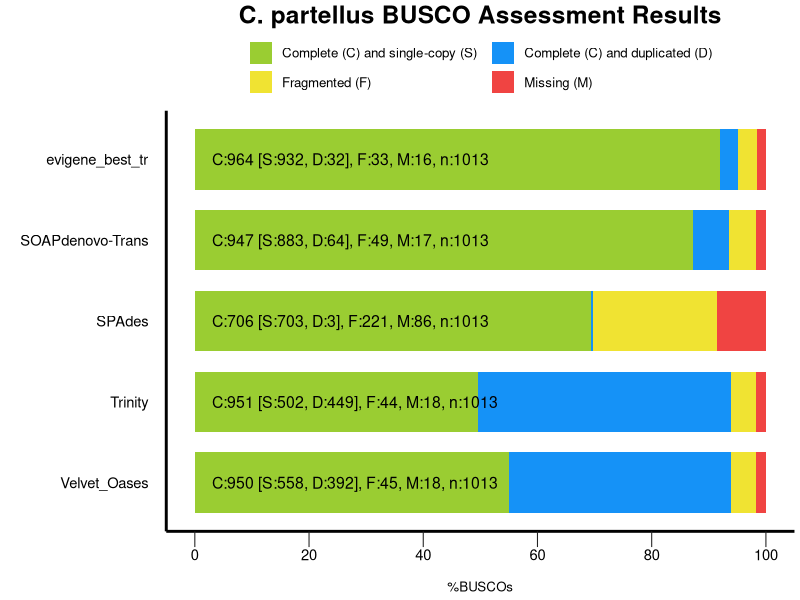

R code for this plot:
######################################
#
# BUSCO summary figure
# @version 4.0.0
# @since BUSCO 2.0.0
# 
# Copyright (c) 2016-2023, Evgeny Zdobnov (ez@ezlab.org)
# Licensed under the MIT license. See LICENSE.md file.
#
######################################

# Load the required libraries
library(ggplot2)
library("grid")

# !!! CONFIGURE YOUR PLOT HERE !!! 
# Output
my_output <- paste("refined_graph/","busco_figure.png",sep="/") 
my_width <- 20
my_height <- 15
my_unit <- "cm"

# Colors
my_colors <- c("yellowgreen", "#1592F7", "#F0E332", "#F04442")
# Bar height ratio
my_bar_height <- 0.75

# Legend
my_title <- "C. partellus BUSCO Assessment Results"

# Font
my_family <- "sans"
my_size_ratio <- 1

# !!! SEE YOUR DATA HERE !!! 
# Your data as generated by python, remove or add more
my_species <- c('SPAdes', 'SPAdes', 'SPAdes', 'SPAdes', 'Trinity', 'Trinity', 'Trinity', 'Trinity', 'evigene_best_tr', 'evigene_best_tr', 'evigene_best_tr', 'evigene_best_tr', 'SOAPdenovo-Trans', 'SOAPdenovo-Trans', 'SOAPdenovo-Trans', 'SOAPdenovo-Trans', 'Velvet_Oases', 'Velvet_Oases', 'Velvet_Oases', 'Velvet_Oases')
my_species <- factor(my_species)
my_species <- factor(my_species,levels(my_species)[c(length(levels(my_species)):1)]) # reorder your species here just by changing the values in the vector :
my_percentage <- c(69.4, 0.3, 21.8, 8.5, 49.6, 44.3, 4.3, 1.8, 92.0, 3.2, 3.3, 1.5, 87.2, 6.3, 4.8, 1.7, 55.1, 38.7, 4.4, 1.8)
my_values <- c(703, 3, 221, 86, 502, 449, 44, 18, 932, 32, 33, 16, 883, 64, 49, 17, 558, 392, 45, 18)

######################################
######################################
######################################
# Code to produce the graph
labsize = 1
if (length(levels(my_species)) > 10){
  labsize = 0.66
}
print("Plotting the figure ...")
category <- c(rep(c("S","D","F","M"),c(1)))
category <-factor(category)
category = factor(category,levels(category)[c(4,1,2,3)])
df = data.frame(my_species,my_percentage,my_values,category)

figure <- ggplot() + 
  
  geom_bar(aes(y = my_percentage, x = my_species, fill = category), position = position_stack(reverse = TRUE), data = df, stat="identity", width=my_bar_height) + 
  coord_flip() + 
  theme_gray(base_size = 8) + 
  scale_y_continuous(labels = c("0","20","40","60","80","100"), breaks = c(0,20,40,60,80,100)) + 
  scale_fill_manual(values = my_colors,labels =c(" Complete (C) and single-copy (S)  ",
                                                 " Complete (C) and duplicated (D)",
                                                 " Fragmented (F)  ",
                                                 " Missing (M)")) +   
  ggtitle(my_title) + 
  xlab("") + 
  ylab("\n%BUSCOs") + 
  
  theme(plot.title = element_text(family=my_family, hjust=0.5, colour = "black", size = rel(2.2)*my_size_ratio, face = "bold")) + 
  theme(legend.position="top",legend.title = element_blank()) + 
  theme(legend.text = element_text(family=my_family, size = rel(1.2)*my_size_ratio)) + 
  theme(panel.background = element_rect(color="#FFFFFF", fill="white")) + 
  theme(panel.grid.minor = element_blank()) + 
  theme(panel.grid.major = element_blank()) +
  theme(axis.text.y = element_text(family=my_family, colour = "black", size = rel(1.66)*my_size_ratio)) + 
  theme(axis.text.x = element_text(family=my_family, colour = "black", size = rel(1.66)*my_size_ratio)) + 
  theme(axis.line = element_line(size=1*my_size_ratio, colour = "black")) + 
  theme(axis.ticks.length = unit(.85, "cm")) + 
  theme(axis.ticks.y = element_line(colour="white", size = 0)) + 
  theme(axis.ticks.x = element_line(colour="#222222")) + 
  theme(axis.ticks.length = unit(0.4, "cm")) + 
  theme(axis.title.x = element_text(family=my_family, size=rel(1.2)*my_size_ratio)) + 
  
  guides(fill = guide_legend(override.aes = list(colour = NULL))) +
  guides(fill=guide_legend(nrow=2,byrow=TRUE))

for(i in rev(c(1:length(levels(my_species))))){
  detailed_values <- my_values[my_species==my_species[my_species==levels(my_species)[i]]]
  total_buscos <- sum(detailed_values)
  figure <- figure + 
    annotate("text", label=paste("C:", detailed_values[1] + detailed_values[2], " [S:", detailed_values[1], ", D:", detailed_values[2], "], F:", detailed_values[3], ", M:", detailed_values[4], ", n:", total_buscos, sep=""), 
             y=3, x = i, size = labsize*4*my_size_ratio, colour = "black", hjust=0, family=my_family)
}

ggsave(figure, file=my_output, width = my_width, height = my_height, unit = my_unit)
print("Done")
